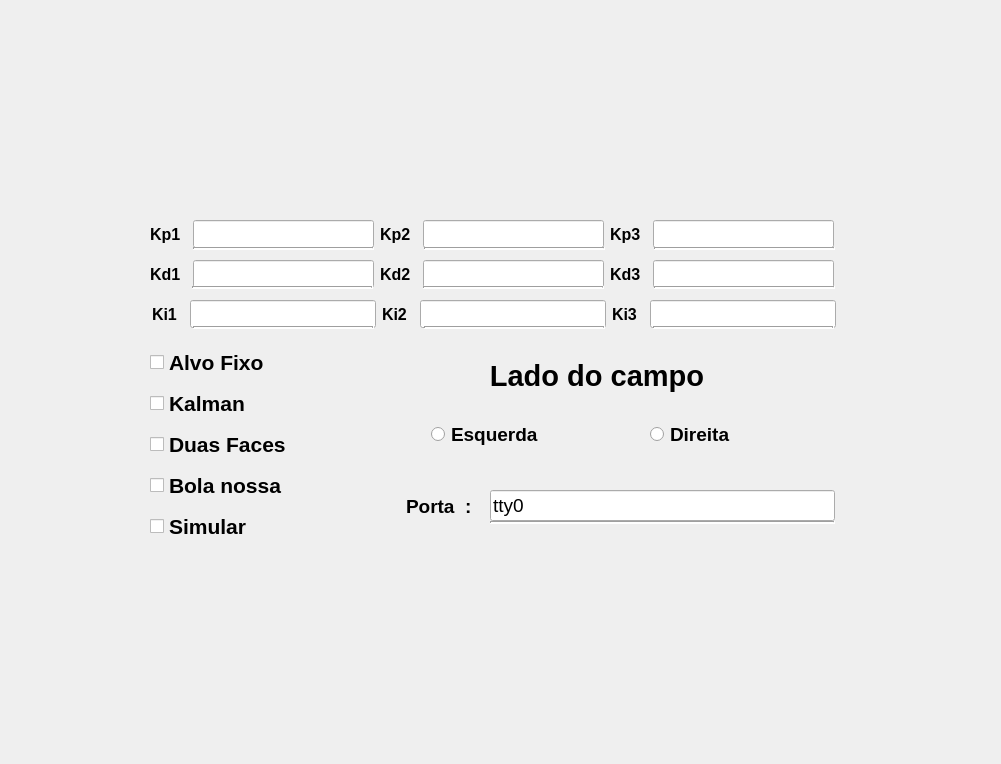
<?xml version="1.0" encoding="UTF-8"?>
<ui version="4.0">
 <class>Form</class>
 <widget class="QWidget" name="Form">
  <property name="geometry">
   <rect>
    <x>0</x>
    <y>0</y>
    <width>1001</width>
    <height>764</height>
   </rect>
  </property>
  <property name="windowTitle">
   <string>Form</string>
  </property>
  <property name="styleSheet">
   <string notr="true"/>
  </property>
  <widget class="QLabel" name="label_5">
   <property name="geometry">
    <rect>
     <x>380</x>
     <y>220</y>
     <width>37</width>
     <height>28</height>
    </rect>
   </property>
   <property name="font">
    <font>
     <pointsize>12</pointsize>
     <weight>75</weight>
     <bold>true</bold>
    </font>
   </property>
   <property name="text">
    <string>Kp2</string>
   </property>
  </widget>
  <widget class="QLineEdit" name="lineKp2">
   <property name="geometry">
    <rect>
     <x>423</x>
     <y>220</y>
     <width>181</width>
     <height>28</height>
    </rect>
   </property>
   <property name="font">
    <font>
     <pointsize>12</pointsize>
     <weight>75</weight>
     <bold>true</bold>
    </font>
   </property>
  </widget>
  <widget class="QLabel" name="label_4">
   <property name="geometry">
    <rect>
     <x>150</x>
     <y>220</y>
     <width>37</width>
     <height>28</height>
    </rect>
   </property>
   <property name="font">
    <font>
     <pointsize>12</pointsize>
     <weight>75</weight>
     <bold>true</bold>
    </font>
   </property>
   <property name="text">
    <string>Kp1</string>
   </property>
  </widget>
  <widget class="QLineEdit" name="lineKp1">
   <property name="geometry">
    <rect>
     <x>193</x>
     <y>220</y>
     <width>181</width>
     <height>28</height>
    </rect>
   </property>
   <property name="font">
    <font>
     <pointsize>12</pointsize>
     <weight>75</weight>
     <bold>true</bold>
    </font>
   </property>
  </widget>
  <widget class="QLineEdit" name="lineKp3">
   <property name="geometry">
    <rect>
     <x>653</x>
     <y>220</y>
     <width>181</width>
     <height>28</height>
    </rect>
   </property>
   <property name="font">
    <font>
     <pointsize>12</pointsize>
     <weight>75</weight>
     <bold>true</bold>
    </font>
   </property>
  </widget>
  <widget class="QLabel" name="label_6">
   <property name="geometry">
    <rect>
     <x>610</x>
     <y>220</y>
     <width>37</width>
     <height>28</height>
    </rect>
   </property>
   <property name="font">
    <font>
     <pointsize>12</pointsize>
     <weight>75</weight>
     <bold>true</bold>
    </font>
   </property>
   <property name="text">
    <string>Kp3</string>
   </property>
  </widget>
  <widget class="QLabel" name="label_9">
   <property name="geometry">
    <rect>
     <x>610</x>
     <y>260</y>
     <width>37</width>
     <height>28</height>
    </rect>
   </property>
   <property name="font">
    <font>
     <pointsize>12</pointsize>
     <weight>75</weight>
     <bold>true</bold>
    </font>
   </property>
   <property name="text">
    <string>Kd3</string>
   </property>
  </widget>
  <widget class="QLineEdit" name="lineKd1">
   <property name="geometry">
    <rect>
     <x>193</x>
     <y>260</y>
     <width>181</width>
     <height>28</height>
    </rect>
   </property>
   <property name="font">
    <font>
     <pointsize>12</pointsize>
     <weight>75</weight>
     <bold>true</bold>
    </font>
   </property>
  </widget>
  <widget class="QLineEdit" name="lineKd2">
   <property name="geometry">
    <rect>
     <x>423</x>
     <y>260</y>
     <width>181</width>
     <height>28</height>
    </rect>
   </property>
   <property name="font">
    <font>
     <pointsize>12</pointsize>
     <weight>75</weight>
     <bold>true</bold>
    </font>
   </property>
  </widget>
  <widget class="QLineEdit" name="lineKd3">
   <property name="geometry">
    <rect>
     <x>653</x>
     <y>260</y>
     <width>181</width>
     <height>28</height>
    </rect>
   </property>
   <property name="font">
    <font>
     <pointsize>12</pointsize>
     <weight>75</weight>
     <bold>true</bold>
    </font>
   </property>
  </widget>
  <widget class="QLabel" name="label_7">
   <property name="geometry">
    <rect>
     <x>150</x>
     <y>260</y>
     <width>37</width>
     <height>28</height>
    </rect>
   </property>
   <property name="font">
    <font>
     <pointsize>12</pointsize>
     <weight>75</weight>
     <bold>true</bold>
    </font>
   </property>
   <property name="text">
    <string>Kd1</string>
   </property>
  </widget>
  <widget class="QLabel" name="label_8">
   <property name="geometry">
    <rect>
     <x>380</x>
     <y>260</y>
     <width>37</width>
     <height>28</height>
    </rect>
   </property>
   <property name="font">
    <font>
     <pointsize>12</pointsize>
     <weight>75</weight>
     <bold>true</bold>
    </font>
   </property>
   <property name="text">
    <string>Kd2</string>
   </property>
  </widget>
  <widget class="QLineEdit" name="lineKi1">
   <property name="geometry">
    <rect>
     <x>190</x>
     <y>300</y>
     <width>186</width>
     <height>28</height>
    </rect>
   </property>
   <property name="font">
    <font>
     <pointsize>12</pointsize>
     <weight>75</weight>
     <bold>true</bold>
    </font>
   </property>
  </widget>
  <widget class="QLabel" name="label_10">
   <property name="geometry">
    <rect>
     <x>152</x>
     <y>300</y>
     <width>32</width>
     <height>28</height>
    </rect>
   </property>
   <property name="font">
    <font>
     <pointsize>12</pointsize>
     <weight>75</weight>
     <bold>true</bold>
    </font>
   </property>
   <property name="text">
    <string>Ki1</string>
   </property>
  </widget>
  <widget class="QLineEdit" name="lineKi2">
   <property name="geometry">
    <rect>
     <x>420</x>
     <y>300</y>
     <width>186</width>
     <height>28</height>
    </rect>
   </property>
   <property name="font">
    <font>
     <pointsize>12</pointsize>
     <weight>75</weight>
     <bold>true</bold>
    </font>
   </property>
  </widget>
  <widget class="QLabel" name="label_11">
   <property name="geometry">
    <rect>
     <x>382</x>
     <y>300</y>
     <width>32</width>
     <height>28</height>
    </rect>
   </property>
   <property name="font">
    <font>
     <pointsize>12</pointsize>
     <weight>75</weight>
     <bold>true</bold>
    </font>
   </property>
   <property name="text">
    <string>Ki2</string>
   </property>
  </widget>
  <widget class="QLabel" name="label_12">
   <property name="geometry">
    <rect>
     <x>612</x>
     <y>300</y>
     <width>32</width>
     <height>28</height>
    </rect>
   </property>
   <property name="font">
    <font>
     <pointsize>12</pointsize>
     <weight>75</weight>
     <bold>true</bold>
    </font>
   </property>
   <property name="text">
    <string>Ki3</string>
   </property>
  </widget>
  <widget class="QLineEdit" name="lineKi3">
   <property name="geometry">
    <rect>
     <x>650</x>
     <y>300</y>
     <width>186</width>
     <height>28</height>
    </rect>
   </property>
   <property name="font">
    <font>
     <pointsize>12</pointsize>
     <weight>75</weight>
     <bold>true</bold>
    </font>
   </property>
  </widget>
  <widget class="QCheckBox" name="alvoFixo">
   <property name="geometry">
    <rect>
     <x>150</x>
     <y>347</y>
     <width>244</width>
     <height>31</height>
    </rect>
   </property>
   <property name="font">
    <font>
     <pointsize>16</pointsize>
     <weight>75</weight>
     <bold>true</bold>
    </font>
   </property>
   <property name="text">
    <string>Alvo Fixo</string>
   </property>
  </widget>
  <widget class="QCheckBox" name="duasFaces">
   <property name="geometry">
    <rect>
     <x>150</x>
     <y>429</y>
     <width>244</width>
     <height>31</height>
    </rect>
   </property>
   <property name="font">
    <font>
     <pointsize>16</pointsize>
     <weight>75</weight>
     <bold>true</bold>
    </font>
   </property>
   <property name="text">
    <string>Duas Faces</string>
   </property>
  </widget>
  <widget class="QCheckBox" name="simular">
   <property name="geometry">
    <rect>
     <x>150</x>
     <y>511</y>
     <width>244</width>
     <height>31</height>
    </rect>
   </property>
   <property name="font">
    <font>
     <pointsize>16</pointsize>
     <weight>75</weight>
     <bold>true</bold>
    </font>
   </property>
   <property name="text">
    <string>Simular</string>
   </property>
  </widget>
  <widget class="QCheckBox" name="kalman">
   <property name="geometry">
    <rect>
     <x>150</x>
     <y>388</y>
     <width>244</width>
     <height>31</height>
    </rect>
   </property>
   <property name="font">
    <font>
     <pointsize>16</pointsize>
     <weight>75</weight>
     <bold>true</bold>
    </font>
   </property>
   <property name="text">
    <string>Kalman</string>
   </property>
  </widget>
  <widget class="QCheckBox" name="bolaNossa">
   <property name="geometry">
    <rect>
     <x>150</x>
     <y>470</y>
     <width>244</width>
     <height>31</height>
    </rect>
   </property>
   <property name="font">
    <font>
     <pointsize>16</pointsize>
     <weight>75</weight>
     <bold>true</bold>
    </font>
   </property>
   <property name="text">
    <string>Bola nossa</string>
   </property>
  </widget>
  <widget class="QLabel" name="label_3">
   <property name="geometry">
    <rect>
     <x>380</x>
     <y>350</y>
     <width>434</width>
     <height>52</height>
    </rect>
   </property>
   <property name="font">
    <font>
     <pointsize>22</pointsize>
     <weight>75</weight>
     <bold>true</bold>
    </font>
   </property>
   <property name="text">
    <string>Lado do campo</string>
   </property>
   <property name="alignment">
    <set>Qt::AlignCenter</set>
   </property>
  </widget>
  <widget class="QRadioButton" name="esq_radio">
   <property name="geometry">
    <rect>
     <x>431</x>
     <y>420</y>
     <width>213</width>
     <height>29</height>
    </rect>
   </property>
   <property name="font">
    <font>
     <pointsize>14</pointsize>
     <weight>75</weight>
     <bold>true</bold>
    </font>
   </property>
   <property name="text">
    <string>Esquerda</string>
   </property>
  </widget>
  <widget class="QRadioButton" name="dir_radio">
   <property name="geometry">
    <rect>
     <x>650</x>
     <y>420</y>
     <width>213</width>
     <height>29</height>
    </rect>
   </property>
   <property name="font">
    <font>
     <pointsize>14</pointsize>
     <weight>75</weight>
     <bold>true</bold>
    </font>
   </property>
   <property name="text">
    <string>Direita</string>
   </property>
   <property name="iconSize">
    <size>
     <width>23</width>
     <height>23</height>
    </size>
   </property>
  </widget>
  <widget class="QLabel" name="label">
   <property name="geometry">
    <rect>
     <x>406</x>
     <y>484</y>
     <width>78</width>
     <height>44</height>
    </rect>
   </property>
   <property name="font">
    <font>
     <pointsize>14</pointsize>
     <weight>75</weight>
     <bold>true</bold>
    </font>
   </property>
   <property name="text">
    <string>Porta  :</string>
   </property>
  </widget>
  <widget class="QLineEdit" name="porta_value">
   <property name="geometry">
    <rect>
     <x>490</x>
     <y>490</y>
     <width>345</width>
     <height>31</height>
    </rect>
   </property>
   <property name="font">
    <font>
     <pointsize>14</pointsize>
     <weight>50</weight>
     <bold>false</bold>
    </font>
   </property>
   <property name="text">
    <string>tty0</string>
   </property>
  </widget>
  <widget class="Line" name="line">
   <property name="geometry">
    <rect>
     <x>193</x>
     <y>247</y>
     <width>181</width>
     <height>3</height>
    </rect>
   </property>
   <property name="lineWidth">
    <number>2</number>
   </property>
   <property name="orientation">
    <enum>Qt::Horizontal</enum>
   </property>
  </widget>
  <widget class="Line" name="line_2">
   <property name="geometry">
    <rect>
     <x>424</x>
     <y>247</y>
     <width>181</width>
     <height>3</height>
    </rect>
   </property>
   <property name="lineWidth">
    <number>2</number>
   </property>
   <property name="orientation">
    <enum>Qt::Horizontal</enum>
   </property>
  </widget>
  <widget class="Line" name="line_3">
   <property name="geometry">
    <rect>
     <x>654</x>
     <y>247</y>
     <width>181</width>
     <height>3</height>
    </rect>
   </property>
   <property name="lineWidth">
    <number>2</number>
   </property>
   <property name="orientation">
    <enum>Qt::Horizontal</enum>
   </property>
  </widget>
  <widget class="Line" name="line_4">
   <property name="geometry">
    <rect>
     <x>654</x>
     <y>286</y>
     <width>181</width>
     <height>3</height>
    </rect>
   </property>
   <property name="lineWidth">
    <number>2</number>
   </property>
   <property name="orientation">
    <enum>Qt::Horizontal</enum>
   </property>
  </widget>
  <widget class="Line" name="line_5">
   <property name="geometry">
    <rect>
     <x>423</x>
     <y>286</y>
     <width>181</width>
     <height>3</height>
    </rect>
   </property>
   <property name="lineWidth">
    <number>2</number>
   </property>
   <property name="orientation">
    <enum>Qt::Horizontal</enum>
   </property>
  </widget>
  <widget class="Line" name="line_6">
   <property name="geometry">
    <rect>
     <x>192</x>
     <y>286</y>
     <width>181</width>
     <height>3</height>
    </rect>
   </property>
   <property name="lineWidth">
    <number>2</number>
   </property>
   <property name="orientation">
    <enum>Qt::Horizontal</enum>
   </property>
  </widget>
  <widget class="Line" name="line_7">
   <property name="geometry">
    <rect>
     <x>653</x>
     <y>326</y>
     <width>181</width>
     <height>3</height>
    </rect>
   </property>
   <property name="lineWidth">
    <number>2</number>
   </property>
   <property name="orientation">
    <enum>Qt::Horizontal</enum>
   </property>
  </widget>
  <widget class="Line" name="line_8">
   <property name="geometry">
    <rect>
     <x>424</x>
     <y>326</y>
     <width>181</width>
     <height>3</height>
    </rect>
   </property>
   <property name="lineWidth">
    <number>2</number>
   </property>
   <property name="orientation">
    <enum>Qt::Horizontal</enum>
   </property>
  </widget>
  <widget class="Line" name="line_9">
   <property name="geometry">
    <rect>
     <x>193</x>
     <y>326</y>
     <width>181</width>
     <height>3</height>
    </rect>
   </property>
   <property name="lineWidth">
    <number>2</number>
   </property>
   <property name="orientation">
    <enum>Qt::Horizontal</enum>
   </property>
  </widget>
  <widget class="Line" name="line_10">
   <property name="geometry">
    <rect>
     <x>490</x>
     <y>521</y>
     <width>345</width>
     <height>3</height>
    </rect>
   </property>
   <property name="lineWidth">
    <number>2</number>
   </property>
   <property name="orientation">
    <enum>Qt::Horizontal</enum>
   </property>
  </widget>
 </widget>
 <resources/>
 <connections/>
</ui>
